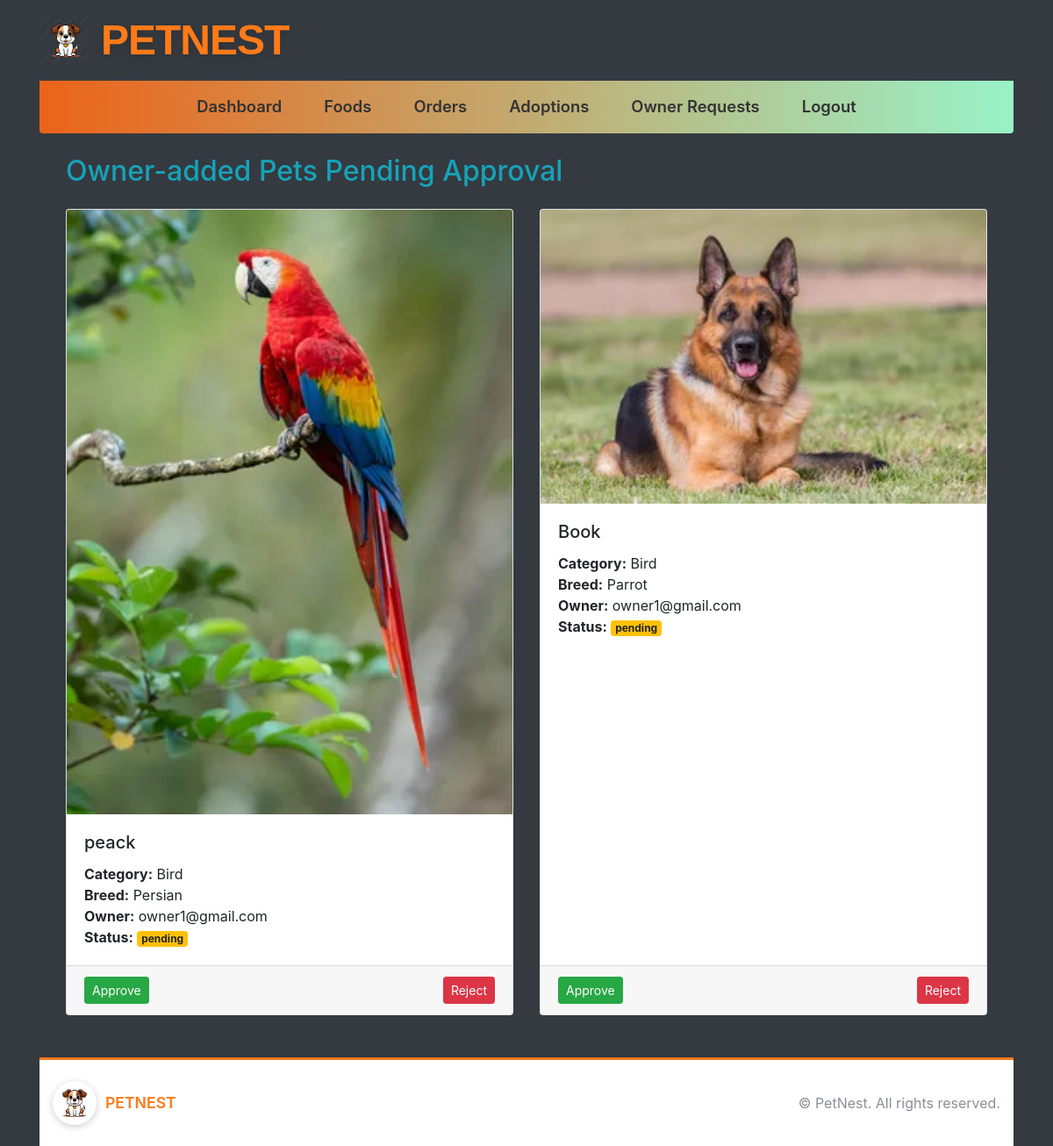
Page /admin-app/owner-pets/ (signed in) on the committed database.
### Pets_App/models.py (models this page shows, shortened)
class Pet(models.Model):
    GENDER_CHOICES = (
        ('male', 'Male'),
        ('female', 'Female'),
    )
    AVAILABILITY_CHOICES = (
        ('available', 'Available'),
        ('adopted', 'Adopted'),
    )
    APPROVAL_CHOICES = (
        ('pending', 'Pending'),
        ('approved', 'Approved'),
        ('rejected', 'Rejected'),
    )
    owner = models.ForeignKey(User, on_delete=models.CASCADE)
    category = models.ForeignKey(
        PetCategory,
        on_delete=models.CASCADE,
        related_name="pets",
        null=True,
        blank=True
    )
    breed = models.ForeignKey(
        PetBreed,
        on_delete=models.SET_NULL,
        null=True,
        blank=True
    )
    name = models.CharField(max_length=150)
    age = models.CharField(max_length=50, default='Unknown')
    gender = models.CharField(max_length=10, choices=GENDER_CHOICES, blank=True)
    colour = models.CharField(max_length=50, default="Unknown")
    description = models.TextField(blank=True)
    photo = models.ImageField(upload_to="pet_images/", null=True, blank=True)
    availability = models.CharField(
        max_length=20,
        choices=AVAILABILITY_CHOICES,
        default='available'
    )
    approval_status = models.CharField(
        max_length=20,
        choices=APPROVAL_CHOICES,
        default='pending'
    )
    created_at = models.DateTimeField(auto_now_add=True)

class PetCategory(models.Model):
    name = models.CharField(max_length=100, unique=True)

class PetBreed(models.Model):
    category = models.ForeignKey(
        PetCategory,
        on_delete=models.CASCADE,
        related_name="breeds"
    )
    name = models.CharField(max_length=100)

### Admin_App/views.py (the view)
# urls.py: path('owner-pets/', views.admin_owner_pets, name='admin_owner_pets'),
@staff_member_required
def admin_owner_pets(request):
    pets = Pet.objects.filter(approval_status='pending').order_by('-created_at')
    return render(request, 'Admin_App/owner_pets.html', {'pets': pets})

### Admin_App/Templates/Admin_App/owner_pets.html (shortened to what this page needs)
{% extends 'Admin_App/adminbase.html' %}
{% load static %}
{% block content %}
<div class="container my-4">
    <h2 class="mb-4 text-info">
        Owner-added Pets Pending Approval
    </h2>
    {% if pets %}
        <div class="row row-cols-1 row-cols-md-3 g-4">
            {% for pet in pets %}
            <div class="col">
                <div class="card h-100 shadow-sm">
                    {% if pet.photo %}
                        <img src="{{ pet.photo.url }}"
                             class="card-img-top"
                             alt="{{ pet.name }}">
                    {% else %}
                        <img src="{% static 'images/dog.png' %}"
                             class="card-img-top"
                             alt="No photo">
                    {% endif %}
                    <div class="card-body">
                        <h5 class="card-title">{{ pet.name }}</h5>
                        <p class="card-text">
                            <strong>Category:</strong>
                            {{ pet.category.name }}<br>
                            <strong>Breed:</strong>
                            {% if pet.breed %}
                                {{ pet.breed.name }}
                            {% else %}
                                N/A
                            {% endif %}<br>
                            <strong>Owner:</strong>
                            {{ pet.owner.username }}<br>
                            <strong>Status:</strong>
                            <span class="badge bg-warning">
                                {{ pet.approval_status }}
                            </span>
                        </p>
                    </div>
                    <div class="card-footer d-flex justify-content-between">
                        <form method="post"
                              action="{% url 'set_pet_status' pet.id 'Approved' %}">
                            <button type="submit"
                                    class="btn btn-success btn-sm">
                                Approve
                            </button>
                        </form>
                        <form method="post"
                              action="{% url 'set_pet_status' pet.id 'Rejected' %}">
                            <button type="submit"
                                    class="btn btn-danger btn-sm">
                                Reject
                            </button>
                        </form>
                    </div>
                </div>
            </div>
            {% endfor %}
        </div>
    {% else %}
        <div class="alert alert-info">
            No owner-added pets are pending approval.
        </div>
    {% endif %}
</div>
{% endblock %}

### Admin_App/Templates/Admin_App/adminbase.html (shortened to what this page needs)
{% load static %}
<!DOCTYPE html>
<html lang="en">
<head>
    <link rel="stylesheet" href="{% static 'css/bootstrap.min.css' %}">
    <link rel="stylesheet" href="{% static 'css/admin.css' %}">
</head>
<body style="background: linear-gradient(135deg, #fff3e0, #ff7a18); min-height: 100vh;">
<div id="sticky-header" class="main-header-area bg-dark shadow-sm">
    <div class="container">
        <div class="row">
            <div class="col-12 text-center py-3">
                 <a href="{% url 'admin_dashboard' %}" class="d-flex align-items-center text-decoration-none">
            <img src="{% static 'images/pet_logo.png' %}" alt="PetNest Logo" style="width: 60px; height: 60px; margin-right: 10px;">
            <h1 style="
                font-family: 'Poppins', sans-serif;
                font-size: 48px;
                font-weight: 800;
                letter-spacing: -1px;
                color: #ff7a18;
                text-shadow: 0px 3px 8px rgba(0,0,0,0.15);
                margin: 0;">
                PETNEST
            </h1>
        </a>
            </div>
        </div>
       <div class="row">
    <div class="col-12">
        <nav class="navbar navbar-expand-lg navbar-dark bg-gradient shadow-sm rounded-bottom" style="background: linear-gradient(90deg, #ec6319, #99f2c8);">
            <div class="container-fluid">
                <div class="collapse navbar-collapse justify-content-center" id="adminNavbar">
                    <ul class="navbar-nav">
                        <li class="nav-item mx-2">
                            <a class="nav-link fw-semibold text-white px-3 py-2 rounded nav-hover" href="{% url 'admin_dashboard' %}">Dashboard</a>
                        </li>
                        <li class="nav-item mx-2">
                            <a class="nav-link fw-semibold text-white px-3 py-2 rounded nav-hover" href="{% url 'admin_food_list' %}">Foods</a>
                        </li>
                        <li class="nav-item mx-2">
                            <a class="nav-link fw-semibold text-white px-3 py-2 rounded nav-hover" href="{% url 'admin_orders' %}">Orders</a>
                        </li>
                        <li class="nav-item mx-2">
                            <a class="nav-link fw-semibold text-white px-3 py-2 rounded nav-hover" href="{% url 'admin_adoption_requests' %}">Adoptions</a>
                        </li>
                        <li class="nav-item mx-2">
                            <a class="nav-link fw-semibold text-white px-3 py-2 rounded nav-hover" href="{% url 'admin_owner_requests' %}">Owner Requests</a>
                        </li>
                        <li class="nav-item mx-2">
                            <a class="nav-link fw-bold text-danger px-3 py-2 rounded nav-hover" href="{% url 'logout' %}">Logout</a>
                        </li>
                    </ul>
                </div>
            </div>
        </nav>
    </div>
</div>
<div class="container-fluid mt-4">
    {% block content %}
    {% endblock %}
</div>
<footer class="admin-footer mt-5 py-4">
    <div class="container d-flex flex-column flex-md-row align-items-center justify-content-between">
        <div class="mb-3 mb-md-0 d-flex align-items-center">
            <img src="{% static 'images/pet_logo.png' %}" alt="PetNest Logo" style="width: 50px; height: 50px; margin-right: 10px;">
            <span style="font-weight: 600; color: #ff7a18; font-size: 1.1rem;">PETNEST</span>
        </div>
        <div class="text-muted" style="opacity: 0.8;">
            &copy; {{ current_year }} PetNest. All rights reserved.
        </div>
    </div>
</footer>
</body>
</html>

### static/css/admin.css (style rules this page uses)
.nav-hover { transition: all 0.3s ease; font-size: 1.5rem; font-weight: 600; }
.admin-footer { background-color: #ffffff; border-top: 3px solid #ff7a18; box-shadow: 0 -2px 10px rgba(0,0,0,0.05); }
.admin-footer img { border-radius: 50%; box-shadow: 0 2px 8px rgba(0,0,0,0.2); }
.nav-link { font-size: 1.15rem; font-weight: 600; color: #333 !important; padding: 8px 14px; transition: all 0.3s ease; }

### rows in the picture
Pet: photo (picture), name "peack", category.name "Bird", breed.name "Persian", owner.username "owner1@gmail.com", approval_status "pending"
Pet: photo (picture), name "Book", category.name "Bird", breed.name "Parrot", owner.username "owner1@gmail.com", approval_status "pending"
